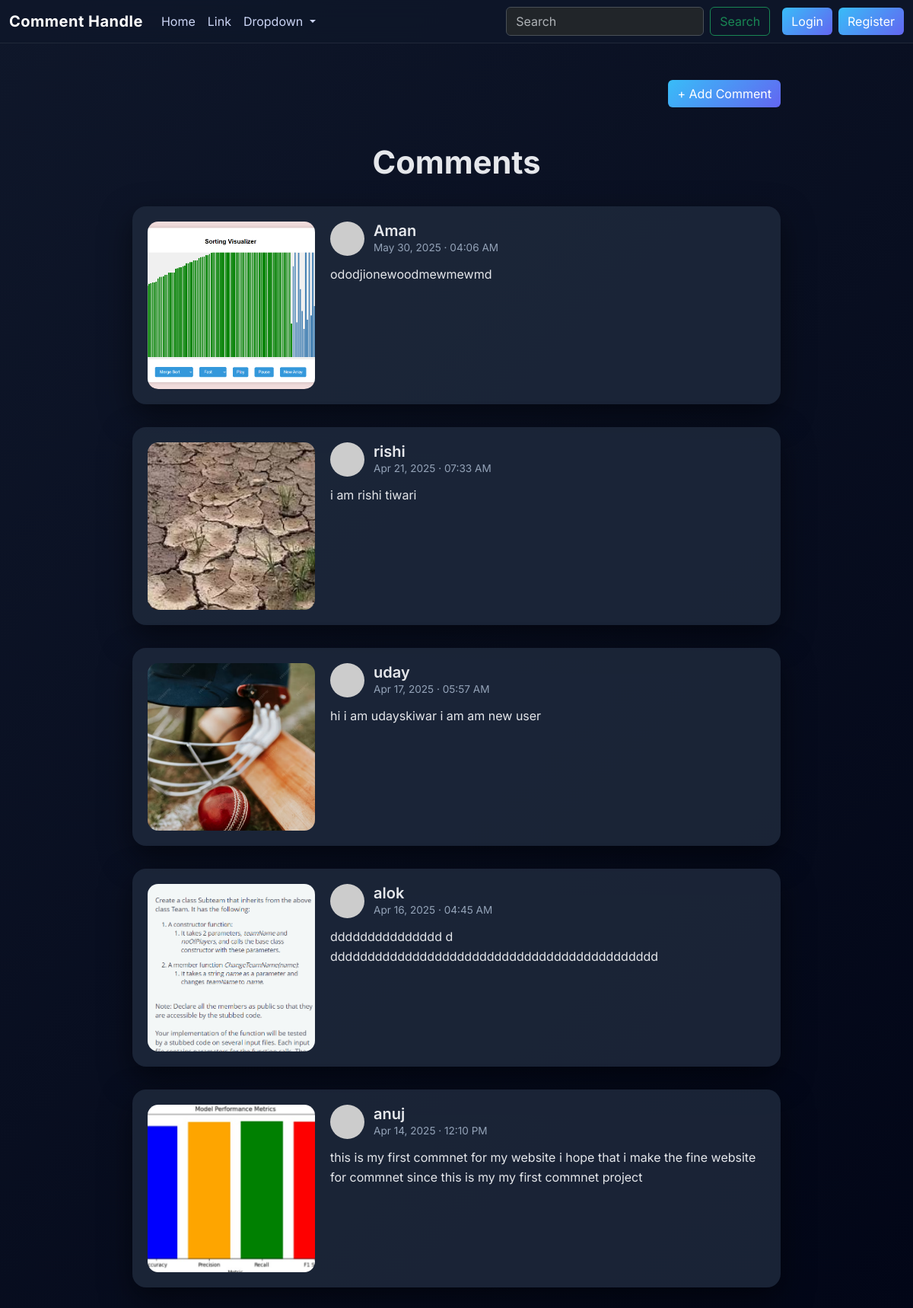
The page / on the database its author committed.
### comment/models.py (models this page shows, shortened)
class Comment(models.Model):
    user = models.ForeignKey(User,on_delete=models.CASCADE)
    text = models.TextField(max_length=300)
    image = models.ImageField(upload_to="photos" ,  blank=True,null=True)
    created_at  = models.DateTimeField(auto_now_add=True)
    updated_at = models.DateTimeField(auto_now=True)

### comment/views.py (the view)
# urls.py: path('',views.comment_list,name="comment_list"),
def comment_list(request):
    comments = Comment.objects.all().order_by('-created_at')
    return render(request,'comment/comment_list.html',{'comments':comments})

### comment/templates/comment/comment_list.html (shortened to what this page needs)
{% extends "layout.html" %}
{% block content %}
<div class="container comments-container">
    <div class="d-flex justify-content-end mb-4">
        <a href="{% url 'create_comment' %}" class="btn btn-primary">
            + Add Comment
        </a>
    </div>
    <h1 class="page-title">Comments</h1>
    {% for comment in comments %}
    <div class="comment-card-lg">
        {% if comment.image %}
        <img src="{{ comment.image.url }}" class="comment-image-lg">
        {% endif %}
        <div class="comment-content">
            <div class="comment-header">
                <img src="https://i.pravatar.cc/150?img={{ forloop.counter }}">
                <div>
                    <h5>{{ comment.user.username }}</h5>
                    <div class="comment-date">
                        {{ comment.created_at|date:"M d, Y · h:i A" }}
                    </div>
                </div>
            </div>
            <p class="comment-text">
                {{ comment.text }}
            </p>
        </div>
    </div>
    {% endfor %}
</div>
{% endblock %}

### templates/layout.html (shortened to what this page needs)
{% load static %}
<!DOCTYPE html>
<html lang="en" data-bs-theme="dark">
<head>
    <link href="https://cdn.jsdelivr.net/npm/bootstrap@5.3.5/dist/css/bootstrap.min.css" rel="stylesheet">
</head>
<body>
<nav class="navbar navbar-expand-lg">
    <div class="container-fluid">
        <a class="navbar-brand" href="{% url 'comment_list' %}">Comment Handle</a>
        <div class="collapse navbar-collapse" id="navbarSupportedContent">
            <ul class="navbar-nav me-auto mb-2 mb-lg-0">
                <li class="nav-item">
                    <a class="nav-link active" href="{% url 'comment_list' %}">Home</a>
                </li>
                <li class="nav-item">
                    <a class="nav-link" href="#">Link</a>
                </li>
                <li class="nav-item dropdown">
                    <a class="nav-link dropdown-toggle" href="#" role="button" data-bs-toggle="dropdown">
                        Dropdown
                    </a>
                </li>
            </ul>
            <form class="d-flex me-3">
                <input class="form-control me-2" type="search" placeholder="Search">
                <button class="btn btn-outline-success" type="submit">Search</button>
            </form>
            {% if user.is_authenticated %}
            <form method="post" action="{% url 'logout' %}">
                {% csrf_token %}
                <button class="btn btn-danger">Logout</button>
            </form>
            {% else %}
                <a href="{% url 'login' %}" class="btn btn-primary me-2">Login</a>
                <a href="{% url 'register' %}" class="btn btn-primary">Register</a>
            {% endif %}
        </div>
    </div>
</nav>
<div class="container">
    {% block content %}{% endblock %}
</div>
</body>
</html>

### templates/layout.html (style rules this page uses)
* { font-family: 'Inter', sans-serif; }
body { background: linear-gradient(135deg, #0f172a, #020617); color: #e5e7eb; min-height: 100vh; }
.navbar { backdrop-filter: blur(12px); background: rgba(15, 23, 42, 0.85) !important; border-bottom: 1px solid rgba(255, 255, 255, 0.08); }
.navbar-brand { font-weight: 700; letter-spacing: 0.5px; }
.nav-link { color: #cbd5f5 !important; transition: 0.3s; }
.page-title { text-align: center; font-size: 2.6rem; font-weight: 700; margin: 3rem 0 2rem; }
.comment-date { font-size: 0.85rem; color: #94a3b8; }
.btn-primary { background: linear-gradient(135deg, #38bdf8, #6366f1); border: none; }
.container { max-width: 900px; }

### comment/templates/comment/comment_list.html (style rules this page uses)
.comments-container { margin-top: 3rem; }
.comment-card-lg { display: flex; gap: 20px; background: rgba(30, 41, 59, 0.85); border-radius: 18px; padding: 20px; margin-bottom: 30px; box-shadow: 0 15px 40px rgba(0,0,0,0.5); transition: transform 0.3s ease, box-shadow 0.3s ease; }
.comment-image-lg { width: 220px; height: 220px; object-fit: cover; border-radius: 14px; }
.comment-content { flex: 1; display: flex; flex-direction: column; }
.comment-header { display: flex; align-items: center; gap: 12px; }
.comment-header img { width: 45px; height: 45px; border-radius: 50%; }
.comment-header h5 { margin: 0; font-weight: 600; }
.comment-date { font-size: 0.85rem; color: #94a3b8; }
.comment-text { margin-top: 12px; color: #e5e7eb; line-height: 1.6; }

### rows shown on the page
Comment: image (picture), user.username "Aman", created_at "May 30, 2025 · 04:06 AM", text "ododjionewoodmewmewmd"
Comment: image (picture), user.username "rishi", created_at "Apr 21, 2025 · 07:33 AM", text "i am rishi tiwari"
Comment: image (picture), user.username "uday", created_at "Apr 17, 2025 · 05:57 AM", text "hi i am udayskiwar i am am new user"
Comment: image (picture), user.username "alok", created_at "Apr 16, 2025 · 04:45 AM", text "ddddddddddddddd d dddddddddddddddddddddddddddddddddddddddddddd"
Comment: image (picture), user.username "anuj", created_at "Apr 14, 2025 · 12:10 PM", text "this is my first commnet for my website i hope that i make the fine website for commnet since this is my my first commnet project"
